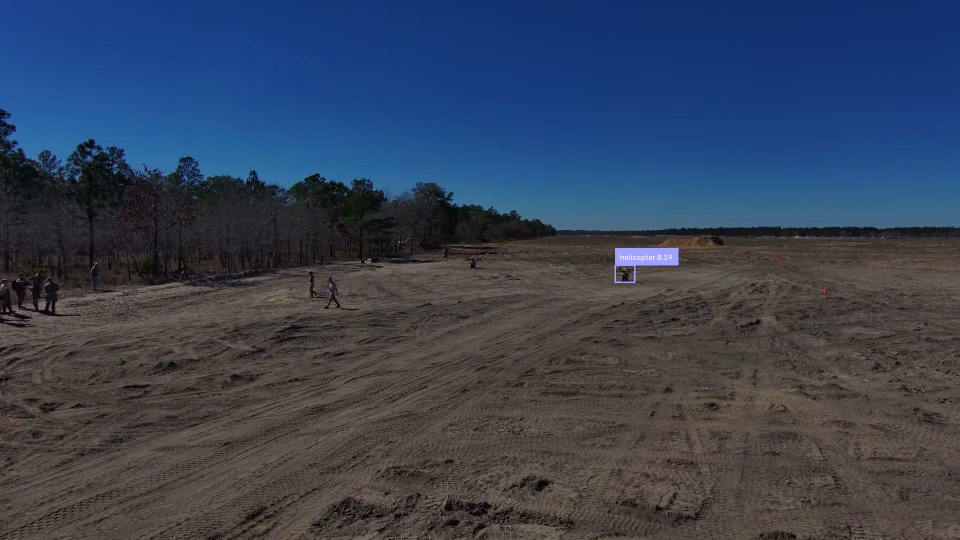
#> input picture starter-kit/runs/c1_nano_20_epochs/apercu.jpg, 1920 x 1080 px (shown at 1/2 size)
$ python -i track_roi.py   (imports and definitions only)
#> lines starting #> are read from the running program, lines starting #| are printed output that depends on the picture
"""Unified Kalman + ByteTrack + CMC + Upscaled ROI Crop & Discovery Tracker for C-UAS MOT.

Unifies the best of ``track_roi.py`` and ``Kalman/kalman_tracker.py`` with zero external
filter dependencies (pure NumPy Kalman + SciPy Hungarian + optional OpenCV CMC):

Per frame:
  1. Estimate frame-to-frame camera motion (sparse LK optical flow + RANSAC affine CMC)
     and compensate all active Kalman track positions before prediction;
  2. Predict every track forward with a constant-velocity Kalman filter (with pixel
     noise floors so tiny 7x7 px drones can adapt velocity quickly);
  3. Run the detector on the full frame (384x384 global pass);
  4. For up to ``--max-crops`` small tracks, run the detector on a square ROI crop
     centred on the predicted position, allowing crops smaller than ``img_size``
     (e.g. 192x192 upscaled 2x -> 384x384) so 7-10 px drones in 1080p become 15-25 px;
  5. (Optional ``--discover``) When idle (no confirmed track) on high-res video, scan
     ``--discover-budget`` overlapping tiles per frame in round-robin to discover tiny
     targets invisible to the global pass at a flat latency budget; once hit, step 4
     takes over at 1-2 passes/frame;
  6. Merge detections via NMS, associate with ByteTrack-style two-stage Hungarian
     matching (IoU + adaptive centre distance), vote track class by score, backfill
     initial confirmation frames, and linearly interpolate short re-acquired gaps.

Supports both full ONNX (``--onnx``) and partitioned Metis-style split ONNX
(``--backbone-onnx`` + ``--decoder-onnx``), plus detection caching (``--save-dets`` /
``--load-dets``) for rapid hyperparameter sweeps in tracker-only mode.

Usage (from starter-kit/):
    python track_roi.py --onnx exports/rfdetr_20ep/full/inference_model.onnx \\
        --eval-dir ../tracking_eval --out-dir pred_mot_unified/ --split valid
"""

from __future__ import annotations

import argparse
import json
import shutil
import subprocess
import tempfile
import time
from collections import defaultdict
from collections.abc import Iterator
from dataclasses import dataclass, field
from pathlib import Path
from typing import Any, Protocol

import numpy as np
from PIL import Image
from scipy.optimize import linear_sum_assignment

from predict_onnx_baseline import (
    _decode_rfdetr_topk,
    _iou_pairwise,
    _nms_dets,
    _preprocess_imagenet,
)

try:
    import cv2
except ImportError:  # pragma: no cover - optional fallback if OpenCV is absent
    cv2 = None

Det = tuple[int, float, list[float]]  # (class_id 0-based, score, [x, y, w, h] in frame px)
Region = tuple[int, int, int]  # (x0, y0, side) square crop in frame px


@dataclass
class Config:
    img_size: int = 384
    num_classes: int = 3
    top_k: int = 10
    crop_top_k: int = 5
    high_thr: float = 0.40  # detections allowed to start tracks / matched first
    low_thr: float = 0.10  # global detections below this are dropped
    crop_score_thr: float = 0.15
    nms_iou: float = 0.50
    iou_gate: float = 0.10
    dist_gate: float = 1.50  # centre distance gate in units of max(box_size, 12px)
    min_hits: int = 3
    max_age: int = 45  # frames a confirmed track survives occlusion (~1.5s at 30fps)
    tentative_max_misses: int = 2
    # Kalman noise floors (crucial for tiny 7x7 px targets) & occlusion damping
    min_pos_std_px: float = 1.0
    min_vel_std_px: float = 0.5
    vel_damping: float = 0.92  # gentle velocity decay while coasting behind an obstacle
    occlusion_reid_gate: float = 4.5  # OC-SORT style recovery radius (in box-size units)
    # Camera Motion Compensation (sparse LK + RANSAC affine)
    use_cmc: bool = True
    # Track-guided upscaled ROI crops
    use_crops: bool = True
    max_crops: int = 3
    crop_scale: float = 8.0  # crop side = max(min_crop_side, crop_scale * target size)
    min_crop_side: int = 192  # < img_size enables 2x upscaling for tiny drones!
    crop_skip_px: float = 32.0  # skip crop if target already >= this in global pass
    # Motion-prioritized + round-robin tile discovery while idle (opt-in --discover)
    use_discover: bool = False
    discover_tile_side: int = 256
    discover_overlap: float = 0.15
    discover_budget_idle: int = 6  # tiles/frame while no visible confirmed track exists
    discover_budget_tracking: int = 0  # tiles/frame once a confirmed track exists
    discover_top_k: int = 3
    discover_score_thr: float = 0.35
    discover_motion_priority: bool = True  # prioritize tiles with 5-frame CMC motion peaks
    discover_micro_zoom: int = 128  # immediate 3x zoom confirmation on tiny tile hits (0=off)
    # Legacy full-frame periodic tiling (opt-in)
    use_tiles: bool = False
    tile_side: int = 384
    tile_overlap: float = 0.2
    tile_every_idle: int = 5
    tile_every_tracking: int = 15
    tile_top_k: int = 3
    tile_score_thr: float | None = None
    # Output gating, gap interpolation & coasting
    out_score_thr: float = 0.35
    score_ema: float = 0.30
    backfill: bool = True
    interpolate_gaps: bool = True
    max_interp_gap: int = 20
    emit_coasted: bool = False
    coast_max: int = 3


# --------------------------------------------------------------------------- CMC


# [15 lines left out: functions _compose_affine, warp_box_cmc, not called in this run]


class CameraMotionCompensator:
    """Fast 2D similarity/affine camera motion estimator + 5-frame CMC motion energy map."""

    def __init__(self, downscale: float = 0.5, motion_gap: int = 5) -> None:
        self.downscale = downscale
        self.motion_gap = motion_gap
        self.prev_gray: np.ndarray | None = None
        self._ring_gray: list[np.ndarray] = []
        self._ring_M: list[np.ndarray] = []  # step transforms in downscaled coords
        self.motion_map: np.ndarray | None = None

    def estimate(self, image: Image.Image) -> np.ndarray | None:
        """Return 2x3 affine matrix mapping prev frame -> current frame (full-res px)."""
        if cv2 is None:
            return None
        rgb = np.asarray(image)
        gray = cv2.cvtColor(rgb, cv2.COLOR_RGB2GRAY)
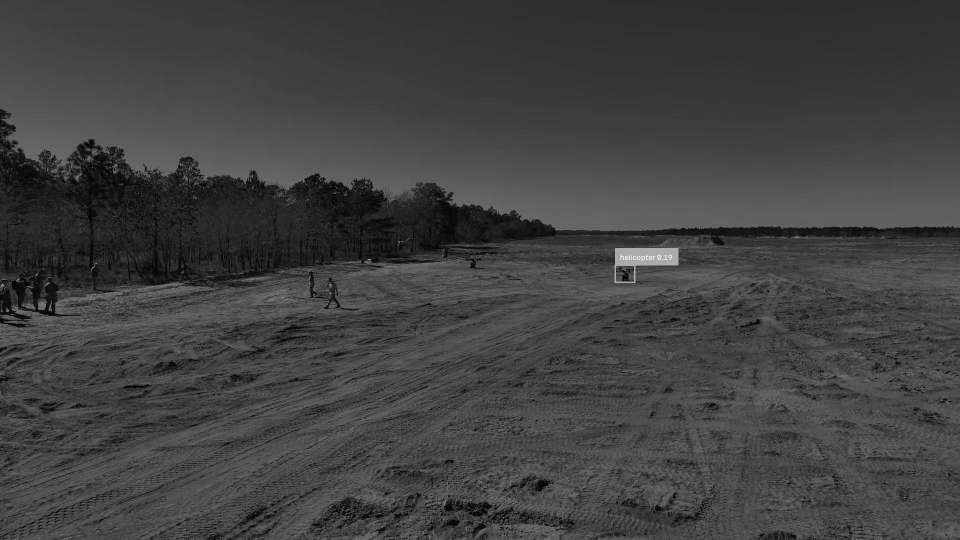
#> gray: shape (1080, 1920) (shown at 1/2 size); min 0, max 253, mean 65.1
        if self.downscale != 1.0:
            small = cv2.resize(
                gray,
                None,
                fx=self.downscale,
                fy=self.downscale,
                interpolation=cv2.INTER_AREA,
            )
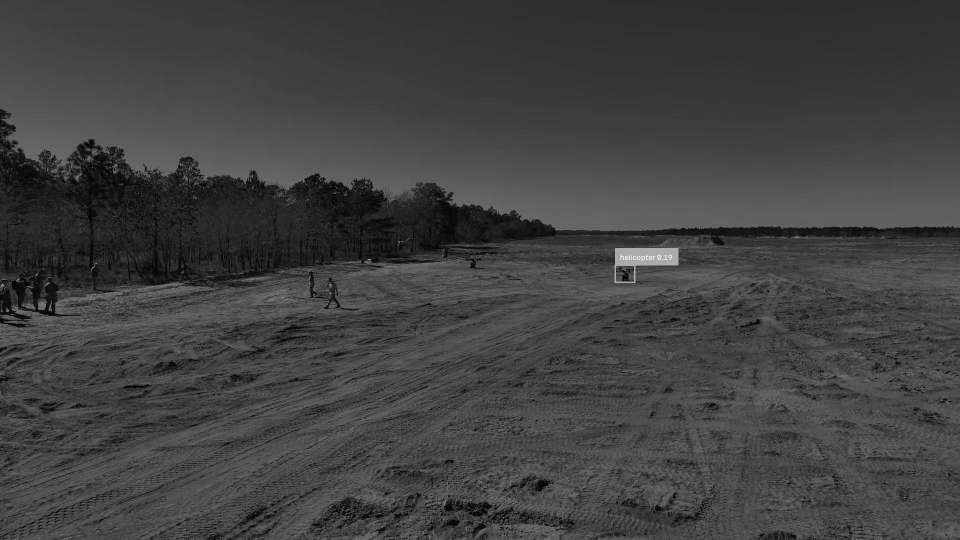
#> small: shape (540, 960); min 0, max 242, mean 65.3
        else:
            small = gray

        M_small: np.ndarray | None = None
        M_full: np.ndarray | None = None
        if self.prev_gray is not None and self.prev_gray.shape == small.shape:
            pts0 = cv2.goodFeaturesToTrack(
                self.prev_gray, maxCorners=120, qualityLevel=0.01, minDistance=20
            )
            if pts0 is not None and len(pts0) >= 6:
                pts1, status, _ = cv2.calcOpticalFlowPyrLK(
                    self.prev_gray, small, pts0, None
                )
                if pts1 is not None and status is not None:
                    ok = status.ravel() == 1
                    if int(ok.sum()) >= 6:
                        M, _ = cv2.estimateAffinePartial2D(
                            pts0[ok],
                            pts1[ok],
                            method=cv2.RANSAC,
                            ransacReprojThreshold=2.0,
                        )
                        if M is not None and np.all(np.isfinite(M)):
                            scale = float(np.hypot(M[0, 0], M[0, 1]))
                            if 0.85 <= scale <= 1.15:
                                M_small = M.astype(np.float64)
                                M_full = M_small.copy()
                                M_full[0, 2] /= self.downscale
                                M_full[1, 2] /= self.downscale

        # Update 5-frame motion buffer & compute CMC-compensated motion energy map
        step_M = M_small if M_small is not None else np.array([[1.0, 0.0, 0.0], [0.0, 1.0, 0.0]])
        self._ring_gray.append(small)
        self._ring_M.append(step_M)
        if len(self._ring_gray) > self.motion_gap + 1:
            self._ring_gray.pop(0)
            self._ring_M.pop(0)

        if len(self._ring_gray) == self.motion_gap + 1:
            ref_gray = self._ring_gray[0]
            if ref_gray.shape == small.shape:
                M_cum = np.array([[1.0, 0.0, 0.0], [0.0, 1.0, 0.0]], dtype=np.float64)
                for m_step in self._ring_M[1:]:
                    M_cum = _compose_affine(M_cum, m_step)
                h_s, w_s = small.shape
                warped = cv2.warpAffine(
                    ref_gray, M_cum, (w_s, h_s), borderMode=cv2.BORDER_REPLICATE
                )
                diff = cv2.absdiff(small, warped).astype(np.float32)
                # Suppress warp border artefacts & highlight compact moving blobs
                b = max(4, int(12 * self.downscale))
                diff[:b, :] = 0.0
                diff[-b:, :] = 0.0
                diff[:, :b] = 0.0
                diff[:, -b:] = 0.0
                fine = cv2.GaussianBlur(diff, (3, 3), 0)
                coarse = cv2.GaussianBlur(diff, (15, 15), 0)
                self.motion_map = np.maximum(0.0, fine - 0.7 * coarse)
            else:
                self.motion_map = None
        else:
            self.motion_map = None

        self.prev_gray = small
        return M_full


# [50 lines left out: function select_discover_tiles, not called in this run]


# --------------------------------------------------------------------------- Kalman


class BoxKalman:
    """Constant-velocity Kalman filter on (cx, cy, w, h) with pixel noise floors."""

    _F = np.eye(8)
    _F[:4, 4:] = np.eye(4)
    _H = np.eye(4, 8)
    _STD_POS = 1.0 / 20.0
    _STD_VEL = 1.0 / 160.0

    # [74 lines left out: functions __init__, _stds, apply_cmc, predict, reanchor, update and 1 more, not called in this run]


def _xywh_to_cxcywh(b: list[float]) -> np.ndarray:
    return np.array([b[0] + b[2] / 2.0, b[1] + b[3] / 2.0, b[2], b[3]], dtype=np.float64)


# --------------------------------------------------------------------------- tracker


@dataclass
class Track:
    kf: BoxKalman
    cls: int
    score: float
    avg_score: float = 0.0
    hits: int = 1
    misses: int = 0
    tid: int | None = None  # assigned on confirmation so output ids stay compact
    last_det_frame: int = 0
    last_det_box: list[float] = field(default_factory=list)
    cmc_last_box: list[float] = field(default_factory=list)  # last_det_box warped by CMC
    class_votes: dict[int, float] = field(default_factory=lambda: defaultdict(float))
    pending: list[tuple[int, list[float], float, int]] = field(default_factory=list)

    @property
    def confirmed(self) -> bool:
        return self.tid is not None

    # [143 lines left out: functions voted_cls, _match, _recover_occluded, crop_regions, _axis_starts, tile_regions and 1 more, not called in this run]


class Detector(Protocol):
    def detect(
        self, image: Any, region: Region | None, *, top_k: int, score_thr: float
    ) -> list[Det]: ...


@dataclass
class SeqResult:
    lines: list[str]
    passes: list[int]
    frame_ms: list[float]
    global_dets: dict[str, list[list[Any]]] = field(default_factory=dict)


# [357 lines left out: functions _nms_small_aware, _near_existing_track, _clamp_box, track_sequence, not called in this run]


# --------------------------------------------------------------------------- I/O & Detectors


class OnnxDetector:
    """Static RF-DETR ONNX model on CPU ONNX Runtime; regions are cropped from the frame."""

    # [32 lines left out: functions __init__, detect, not called in this run]


class SplitOnnxDetector:
    """Partitioned RF-DETR detector: Backbone ONNX (Metis target) + Host Decoder ONNX."""

    # [251 lines left out: functions __init__, detect, iter_video_frames, list_sequences, parse_args, main, not called in this run]


# [2 lines not run here, left out]

>>> import cv2
>>> picture = cv2.cvtColor(cv2.imread('runs/c1_nano_20_epochs/apercu.jpg'), cv2.COLOR_BGR2RGB)
>>> result = CameraMotionCompensator().estimate(picture)
